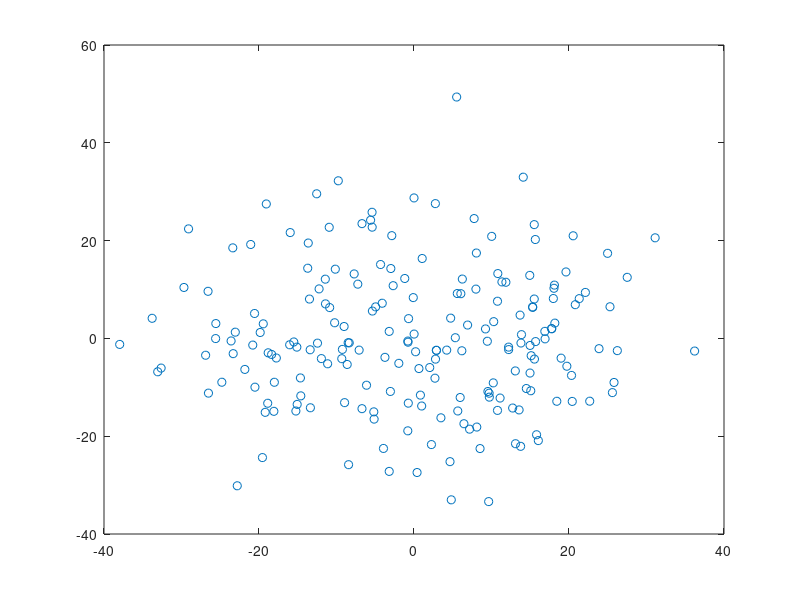

Here is the MATLAB script that generated this plot: (Note: this script raises an error after producing the figure.)
%part 2 loads in the feature vectors and uses pca() to transform the images
%into a 2D space
folder = '../Data/Database';
load('feature_vgg_f.mat');  %loads in the data

x = [];
for i=1:length(image_feat)
    x = [x, image_feat(i).feat];    %extracts the feature vectors and stores them in x
end
x = x';
[coeff, score] = pca(x);  %computes the pca

%score should contain the principal components extracted in order of
%importance
pc1 = score(:,1); 
pc2 = score(:,2); 

plot(pc1, pc2, 'o');    %plot with pc1 in x and pc2 in y
hold on

for i=1:length(image_feat)
    [img, cmap] = imread(fullfile(folder,image_feat(i).name), 'png');
    img = ind2rgb(img, cmap); 

    image([pc1(i,1) pc1(i,1)+6],[pc2(i,1) pc2(i,1)+4],flipud(img)); %plots images with bottom left corner at the point associated
end


